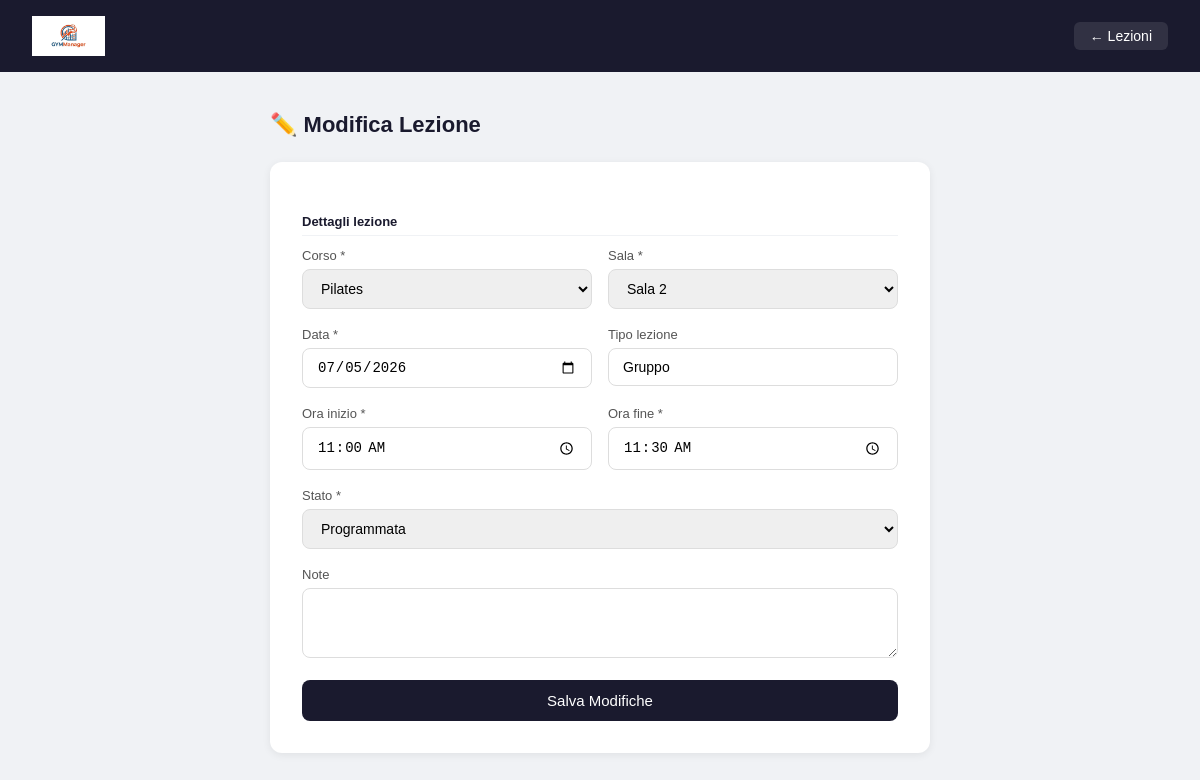
The page /palestra/pages/modifica_lezione.php?id=6 (signed in) on the database its author committed.
### tables this page shows
CREATE TABLE `lezione` (
  `id_lezione` int(11) NOT NULL,
  `id_corso` int(11) NOT NULL,
  `id_sala` int(11) NOT NULL,
  `data` date NOT NULL,
  `ora_inizio` time NOT NULL,
  `ora_fine` time NOT NULL,
  `tipo_lezione` varchar(50) DEFAULT NULL,
  `note` text DEFAULT NULL,
  `stato` enum('programmata','in_corso','completata','annullata') NOT NULL DEFAULT 'programmata'
);

CREATE TABLE `corso` (
  `id_corso` int(11) NOT NULL,
  `nome` varchar(100) NOT NULL,
  `descrizione` text DEFAULT NULL,
  `livello` enum('principiante','intermedio','avanzato') NOT NULL,
  `durata_minuti` int(11) NOT NULL,
  `max_partecipanti` int(11) NOT NULL,
  `stato` enum('attivo','sospeso','terminato') NOT NULL DEFAULT 'attivo'
);

CREATE TABLE `sala` (
  `id_sala` int(11) NOT NULL,
  `nome` varchar(100) NOT NULL,
  `tipologia` varchar(50) DEFAULT NULL,
  `capienza_max` int(11) NOT NULL,
  `stato` enum('disponibile','in_manutenzione','chiusa') NOT NULL DEFAULT 'disponibile',
  `data_ultima_manutenzione` date DEFAULT NULL
);

### palestra/pages/modifica_lezione.php (the view, shortened to what this page needs)
<?php
require_once "../config/db.php";
$id = $_GET['id'] ?? null;
$stmt = $pdo->prepare("SELECT * FROM LEZIONE WHERE id_lezione = ?");
$stmt->execute([$id]);
$lezione = $stmt->fetch();
$corsi = $pdo->query("SELECT id_corso, nome FROM CORSO WHERE stato = 'attivo' ORDER BY nome")->fetchAll();
$sale = $pdo->query("SELECT id_sala, nome FROM SALA WHERE stato = 'disponibile' ORDER BY nome")->fetchAll();
?>
<!DOCTYPE html>
<html lang="it">
<head>
</head>
<body>
<div class="navbar">
    <img src="../assets/logo.jpg" style="height:40px;">
    <div style="display:flex; gap:12px;">
        <a href="lezioni.php">← Lezioni</a>
    </div>
</div>
<div class="contenuto">
    <h2>✏️ Modifica Lezione</h2>
    <div class="form-box">
        <form method="POST">
            <div class="sezione">Dettagli lezione</div>
            <div class="riga">
                <div class="campo">
                    <label>Corso *</label>
                    <select name="id_corso" required>
                        <?php foreach($corsi as $c): ?>
                        <option value="<?= $c['id_corso'] ?>" <?= $lezione['id_corso']==$c['id_corso']?'selected':'' ?>>
                            <?= htmlspecialchars($c['nome']) ?>
                        </option>
                        <?php endforeach; ?>
                    </select>
                </div>
                <div class="campo">
                    <label>Sala *</label>
                    <select name="id_sala" required>
                        <?php foreach($sale as $s): ?>
                        <option value="<?= $s['id_sala'] ?>" <?= $lezione['id_sala']==$s['id_sala']?'selected':'' ?>>
                            <?= htmlspecialchars($s['nome']) ?>
                        </option>
                        <?php endforeach; ?>
                    </select>
                </div>
            </div>
            <div class="riga">
                <div class="campo">
                    <label>Data *</label>
                    <input type="date" name="data" required value="<?= $lezione['data'] ?>">
                </div>
                <div class="campo">
                    <label>Tipo lezione</label>
                    <input type="text" name="tipo_lezione" value="<?= htmlspecialchars($lezione['tipo_lezione']) ?>">
                </div>
            </div>
            <div class="riga">
                <div class="campo">
                    <label>Ora inizio *</label>
                    <input type="time" name="ora_inizio" required value="<?= substr($lezione['ora_inizio'],0,5) ?>">
                </div>
                <div class="campo">
                    <label>Ora fine *</label>
                    <input type="time" name="ora_fine" required value="<?= substr($lezione['ora_fine'],0,5) ?>">
                </div>
            </div>
            <div class="campo">
                <label>Stato *</label>
                <select name="stato" required>
                    <option value="programmata" <?= $lezione['stato']=='programmata'?'selected':'' ?>>Programmata</option>
                </select>
            </div>
            <div class="campo">
                <label>Note</label>
                <textarea name="note" rows="3"><?= htmlspecialchars($lezione['note']) ?></textarea>
            </div>
            <button type="submit" class="btn">Salva Modifiche</button>
        </form>
    </div>
</div>
</body>
</html>

### palestra/pages/modifica_lezione.php (style rules this page uses)
* { margin: 0; padding: 0; box-sizing: border-box; }
body { font-family: Arial, sans-serif; background: #f0f2f5; }
.navbar { background: #1a1a2e; color: white; padding: 16px 32px; display: flex; justify-content: space-between; align-items: center; }
.navbar a { color: white; text-decoration: none; font-size: 14px; background: rgba(255,255,255,0.1); padding: 6px 16px; border-radius: 6px; }
.contenuto { max-width: 700px; margin: 40px auto; padding: 0 20px; }
h2 { font-size: 22px; color: #1a1a2e; margin-bottom: 24px; }
.form-box { background: white; border-radius: 12px; padding: 32px; box-shadow: 0 2px 8px rgba(0,0,0,0.07); }
.riga { display: grid; grid-template-columns: 1fr 1fr; gap: 16px; }
.campo { margin-bottom: 18px; }
label { display: block; font-size: 13px; color: #555; margin-bottom: 6px; }
input, select, textarea { width: 100%; padding: 10px 14px; border: 1px solid #ddd; border-radius: 8px; font-size: 14px; outline: none; }
.btn { background: #1a1a2e; color: white; padding: 12px 28px; border: none; border-radius: 8px; font-size: 15px; cursor: pointer; width: 100%; }
.sezione { font-size: 13px; font-weight: bold; color: #1a1a2e; margin: 20px 0 12px; padding-bottom: 6px; border-bottom: 1px solid #f0f2f5; }

### rows shown on the page
lezione: id_corso "Pilates", id_sala "Sala 2", data "07/05/2026", tipo_lezione "Gruppo", ora_inizio "11:00", ora_fine "11:30", stato "Programmata"
